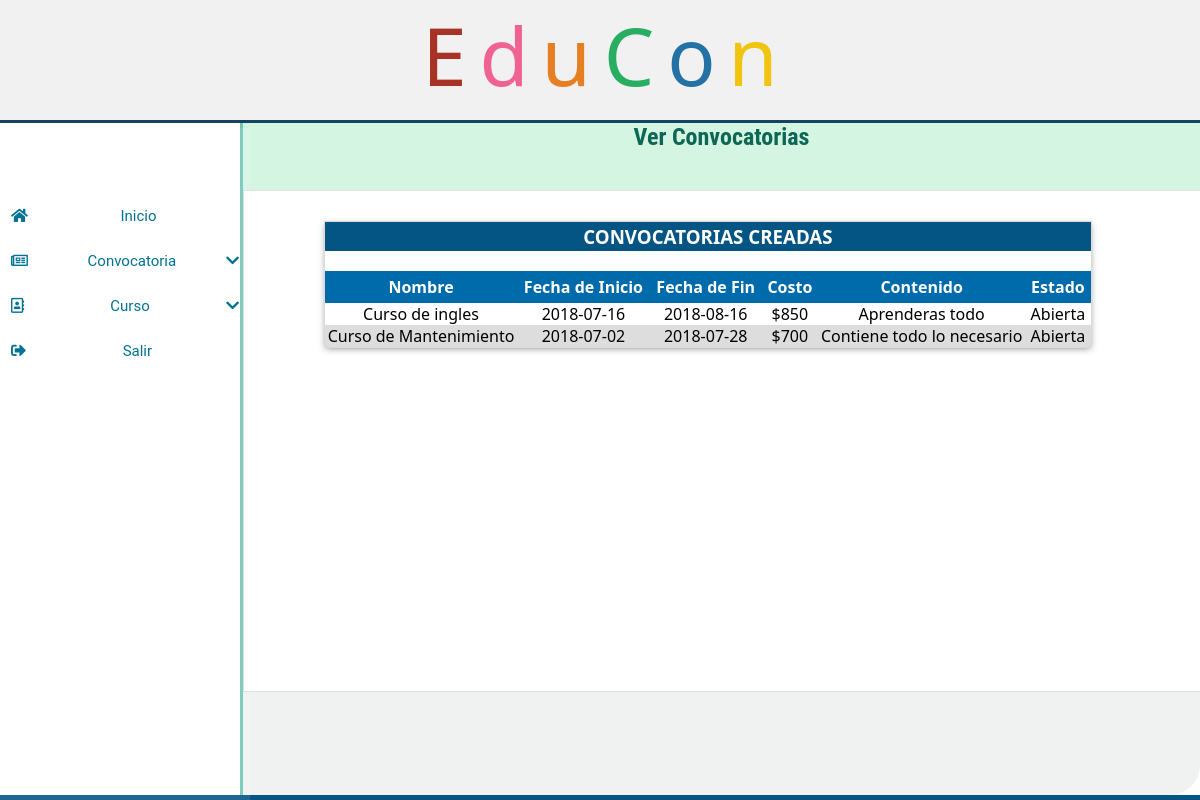
Page /ver.php (signed in) on the committed database.
### tables this page shows
CREATE TABLE `convocatoria` (
  `id_convocatoria` int(5) NOT NULL,
  `nombre_convocatoria` varchar(30) NOT NULL,
  `f_inicio` date NOT NULL,
  `f_fin` date NOT NULL,
  `costo_convocatoria` float NOT NULL,
  `contenido_convocatoria` varchar(60) NOT NULL
);

CREATE TABLE `convocatoria_publicada` (
  `convocatoria` int(5) NOT NULL,
  `f_inicio` date NOT NULL,
  `f_fin` date NOT NULL,
  `estado_convocatoria` enum('Abierta','Proceso','Cerrada') NOT NULL
);

### ver.php (the view, shortened to what this page needs)
<?php
    include ('header.php');
  if (@$_SESSION['id'] == 'Coordinador'){
    include("coordinador.php");
  }
  elseif (@$_SESSION['id']=='Instructor'){
    include("profesor.php");
  }
  elseif (@$_SESSION['id']=='Alumno'){
    include("alumno.php");
  }
  elseif (@!$_SESSION['id']) {
    include("menu_principal.php");
  }
  if(!isset($_SESSION["user"])) {
  header("location:login.php");
  } else {
?>
<div class = "descripcion">
          <div id="des">
	   <h2>Ver Convocatorias</h2>
          </div>
        	<div class="contenido-all">
                            <div class="espacio_contenido">
                                <h3 class="titulos">CONVOCATORIAS CREADAS</h3>
                                <div class="tabla-contenedor-2">
                                        <table class="tabla-general">
                                    <thead>
                                        <tr>
                                          <th style="background:#006BAA; color:white;">Nombre</th>
                                          <th style="background:#006BAA; color:white;">Fecha de Inicio</th>
                                          <th style="background:#006BAA; color:white;">Fecha de Fin</th>
                                          <th style="background:#006BAA; color:white;">Costo</th>
                                          <th style="background:#006BAA; color:white;">Contenido</th>
                                          <th style="background:#006BAA; color:white;">Estado</th>
                                        </tr>
                                      </thead>
                                      <tbody>
                                        <?php
                                            include('connectmysql.php');
                                             $sqldata= mysqli_query($dbcon,"SELECT * from convocatoria,convocatoria_publicada where convocatoria.id_convocatoria=convocatoria_publicada.convocatoria and convocatoria_publicada.estado_convocatoria='Abierta'");
                                             while($row=mysqli_fetch_array($sqldata,MYSQLI_ASSOC)){
                                               echo "<tr><td>";
                                               echo $row['nombre_convocatoria'];
                                               echo "</td><td>";
                                               echo $row['f_inicio'];
                                               echo "</td><td>";
                                               echo $row['f_fin'];
                                               echo "</td><td>$";
                                               echo $row['costo_convocatoria'];
                                               echo "</td><td>";
                                               echo $row['contenido_convocatoria'];
                                               echo "</td><td>";
                                               echo $row['estado_convocatoria'];
                                               echo "</td>";
                                             }
                                            ?>
                                      </tbody>
                                   </table>
                                </div>
                            </div>
        </div>
</div>
<div class="tabla">
	<h1 class="pal">Convocatorias Creadas</h1>
	<button type="button" class="btn1">Regresar</button><br>
</div>
<?php
}
?>
<?php include_once('footer.php'); ?>

### css/main.css (style rules this page uses)
* { margin: 0px; padding: 0px; font-family: 'Segoe UI','Arial',sans-serif }
body { background:#cccdce; }
.descripcion { background-color: rgba(178, 186, 187,.2); margin-left: 20%; height: 84%; border-radius: 0px 0px 30px 0px; border-left: 3px solid #73C6B6; }
#des { width: 100%; height: 10%; border-style: none; outline:none; background: yellow; }
h2 { color:#0E6655; width: 100%; height: 100%; font-family:'Roboto Condensed', sans-serif; border-style: none; text-align: center; outline:none; background: #D5F5E3; }
h3 { color:#117A65; text-align: center; }
.contenido-all { background: transparent; border: 1px solid #E1E1E1; position: relative; width: 100%; height:500px;; background: white; }
div h1 { text-transform: none; font-size: 1.7em; background-color: #055584; color: #ffffff; text-align: center; }
.tabla-general { width: 100%; padding: 10px; margin-top:20px; border-collapse: collapse; }
div.tabla-general td, th { text-align: center; padding: 5px; color white; }
tr:nth-child(even) { background-color: #dddddd; }
div.espacio_contenido { width: 80%; height: auto; position: relative; left:80px; margin-top:30px; background: white; border:1px solid #dadada; box-shadow: 0px 2px 7px -2px rgba(0,0,0,.5); }
.titulos { text-align: center; background:#055584; width: 99.5%; padding: 2px; color: white; }

### rows in the picture
convocatoria: nombre_convocatoria "Curso de ingles", convocatoria_publicada.f_inicio "2018-07-16", convocatoria_publicada.f_fin "2018-08-16", costo_convocatoria "850", contenido_convocatoria "Aprenderas todo", convocatoria_publicada.estado_convocatoria "Abierta"
convocatoria: nombre_convocatoria "Curso de Mantenimiento", convocatoria_publicada.f_inicio "2018-07-02", convocatoria_publicada.f_fin "2018-07-28", costo_convocatoria "700", contenido_convocatoria "Contiene todo lo necesario", convocatoria_publicada.estado_convocatoria "Abierta"
